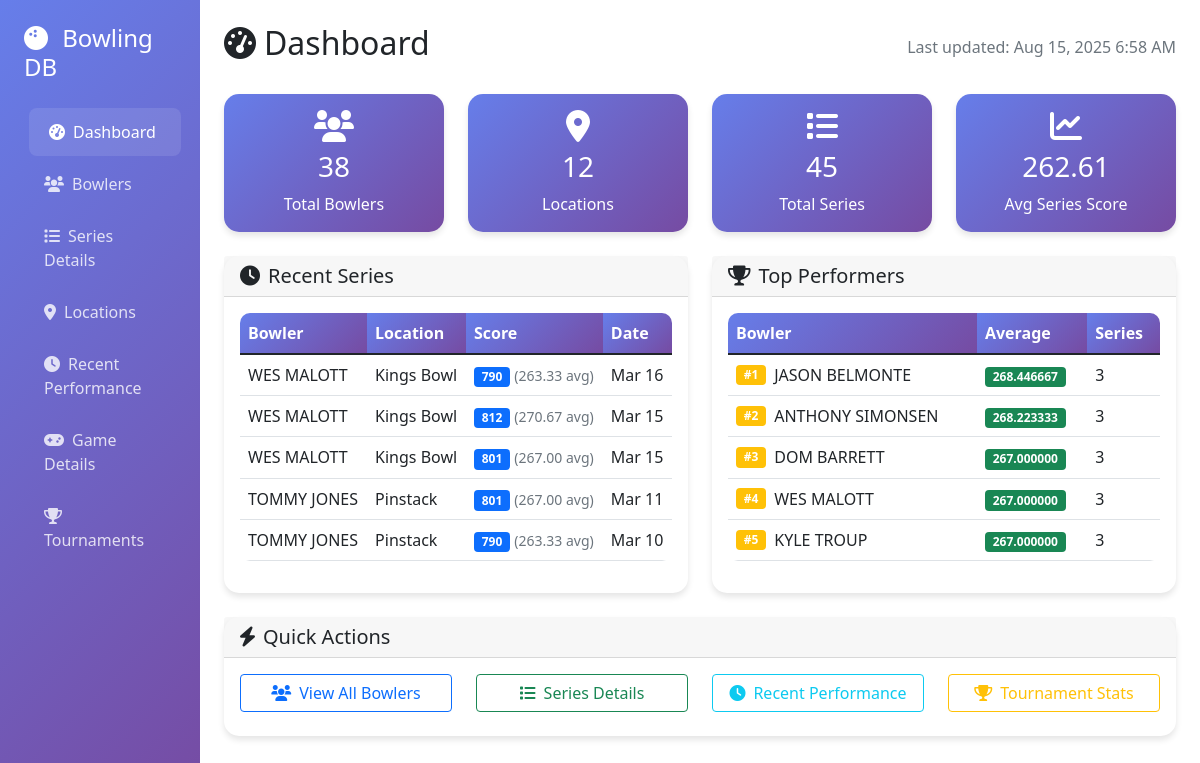
The page / on the database its author committed.
### tables this page shows
CREATE TABLE game_series (
    series_id INT AUTO_INCREMENT PRIMARY KEY,
    bowler_id INT NOT NULL,
    location_id INT,
    series_type ENUM('Tour Stop', 'Playoffs', 'House History') NOT NULL,
    event_date DATE NOT NULL,
    round_name VARCHAR(50),  
    game1_score INT DEFAULT 0,
    game2_score INT DEFAULT 0,
    game3_score INT DEFAULT 0,
    total_score INT GENERATED ALWAYS AS (game1_score + game2_score + game3_score) STORED,
    average_score DECIMAL(5, 2) GENERATED ALWAYS AS ((game1_score + game2_score + game3_score) / 3.0) STORED,
    created_at TIMESTAMP DEFAULT CURRENT_TIMESTAMP,

    CONSTRAINT fk_bowler
        FOREIGN KEY(bowler_id)
        REFERENCES bowlers(bowler_id)
        ON DELETE CASCADE,

    CONSTRAINT fk_location
        FOREIGN KEY(location_id)
        REFERENCES locations(location_id)
        ON DELETE SET NULL
);

CREATE TABLE bowlers (
    bowler_id INT AUTO_INCREMENT PRIMARY KEY,
    nickname VARCHAR(100) NOT NULL,
    uba_id VARCHAR(20) UNIQUE,
    usbc_id VARCHAR(20) UNIQUE,
    dexterity ENUM('Right', 'Left', 'Ambidextrous'),
    style ENUM('1 Handed', '2 Handed'),
    home_house_id INT,  
    created_at TIMESTAMP DEFAULT CURRENT_TIMESTAMP
);

CREATE TABLE locations (
    location_id INT AUTO_INCREMENT PRIMARY KEY,
    name VARCHAR(255) NOT NULL UNIQUE,
    city VARCHAR(100),
    state VARCHAR(100),
    created_at TIMESTAMP DEFAULT CURRENT_TIMESTAMP
);

### web/pages/dashboard.php (the view)
<?php
$stats = [];
$stmt = $pdo->query("SELECT COUNT(*) as count FROM bowlers");
$stats['total_bowlers'] = $stmt->fetch()['count'];
$stmt = $pdo->query("SELECT COUNT(*) as count FROM locations");
$stats['total_locations'] = $stmt->fetch()['count'];
$stmt = $pdo->query("SELECT COUNT(*) as count FROM game_series");
$stats['total_series'] = $stmt->fetch()['count'];
$stmt = $pdo->query("SELECT AVG(average_score) as avg FROM game_series");
$stats['avg_series_score'] = round($stmt->fetch()['avg'], 2);
$stmt = $pdo->query("
    SELECT b.nickname, l.name as location, gs.total_score, gs.average_score, gs.event_date
    FROM game_series gs
    JOIN bowlers b ON gs.bowler_id = b.bowler_id
    LEFT JOIN locations l ON gs.location_id = l.location_id
    ORDER BY gs.event_date DESC
    LIMIT 5
");
$recent_series = $stmt->fetchAll();
$stmt = $pdo->query("
    SELECT nickname, overall_average, total_series
    FROM bowler_performance_summary
    ORDER BY overall_average DESC
    LIMIT 5
");
$top_performers = $stmt->fetchAll();
?>
<div class="d-flex justify-content-between align-items-center mb-4">
    <h2><i class="fas fa-tachometer-alt me-2"></i>Dashboard</h2>
    <div class="text-muted">Last updated: <?php echo date('M j, Y g:i A'); ?></div>
</div>
<div class="row mb-4">
    <div class="col-md-3">
        <div class="card stats-card">
            <div class="card-body text-center">
                <i class="fas fa-users fa-2x mb-2"></i>
                <h3><?php echo $stats['total_bowlers']; ?></h3>
                <p class="mb-0">Total Bowlers</p>
            </div>
        </div>
    </div>
    <div class="col-md-3">
        <div class="card stats-card">
            <div class="card-body text-center">
                <i class="fas fa-map-marker-alt fa-2x mb-2"></i>
                <h3><?php echo $stats['total_locations']; ?></h3>
                <p class="mb-0">Locations</p>
            </div>
        </div>
    </div>
    <div class="col-md-3">
        <div class="card stats-card">
            <div class="card-body text-center">
                <i class="fas fa-list fa-2x mb-2"></i>
                <h3><?php echo $stats['total_series']; ?></h3>
                <p class="mb-0">Total Series</p>
            </div>
        </div>
    </div>
    <div class="col-md-3">
        <div class="card stats-card">
            <div class="card-body text-center">
                <i class="fas fa-chart-line fa-2x mb-2"></i>
                <h3><?php echo $stats['avg_series_score']; ?></h3>
                <p class="mb-0">Avg Series Score</p>
            </div>
        </div>
    </div>
</div>
<div class="row">
    <div class="col-md-6">
        <div class="card">
            <div class="card-header">
                <h5 class="mb-0"><i class="fas fa-clock me-2"></i>Recent Series</h5>
            </div>
            <div class="card-body">
                <div class="table-responsive">
                    <table class="table table-hover">
                        <thead>
                            <tr>
                                <th>Bowler</th>
                                <th>Location</th>
                                <th>Score</th>
                                <th>Date</th>
                            </tr>
                        </thead>
                        <tbody>
                            <?php foreach($recent_series as $series): ?>
                            <tr>
                                <td><?php echo htmlspecialchars($series['nickname']); ?></td>
                                <td><?php echo htmlspecialchars($series['location'] ?? 'N/A'); ?></td>
                                <td>
                                    <span class="badge bg-primary"><?php echo $series['total_score']; ?></span>
                                    <small class="text-muted">(<?php echo $series['average_score']; ?> avg)</small>
                                </td>
                                <td><?php echo date('M j', strtotime($series['event_date'])); ?></td>
                            </tr>
                            <?php endforeach; ?>
                        </tbody>
                    </table>
                </div>
            </div>
        </div>
    </div>
    <div class="col-md-6">
        <div class="card">
            <div class="card-header">
                <h5 class="mb-0"><i class="fas fa-trophy me-2"></i>Top Performers</h5>
            </div>
            <div class="card-body">
                <div class="table-responsive">
                    <table class="table table-hover">
                        <thead>
                            <tr>
                                <th>Bowler</th>
                                <th>Average</th>
                                <th>Series</th>
                            </tr>
                        </thead>
                        <tbody>
                            <?php foreach($top_performers as $index => $bowler): ?>
                            <tr>
                                <td>
                                    <div class="d-flex align-items-center">
                                        <span class="badge bg-warning me-2">#<?php echo $index + 1; ?></span>
                                        <?php echo htmlspecialchars($bowler['nickname']); ?>
                                    </div>
                                </td>
                                <td>
                                    <span class="badge bg-success"><?php echo $bowler['overall_average']; ?></span>
                                </td>
                                <td><?php echo $bowler['total_series']; ?></td>
                            </tr>
                            <?php endforeach; ?>
                        </tbody>
                    </table>
                </div>
            </div>
        </div>
    </div>
</div>
<div class="row mt-4">
    <div class="col-12">
        <div class="card">
            <div class="card-header">
                <h5 class="mb-0"><i class="fas fa-bolt me-2"></i>Quick Actions</h5>
            </div>
            <div class="card-body">
                <div class="row">
                    <div class="col-md-3">
                        <a href="?page=bowlers" class="btn btn-outline-primary w-100 mb-2">
                            <i class="fas fa-users me-2"></i>View All Bowlers
                        </a>
                    </div>
                    <div class="col-md-3">
                        <a href="?page=series" class="btn btn-outline-success w-100 mb-2">
                            <i class="fas fa-list me-2"></i>Series Details
                        </a>
                    </div>
                    <div class="col-md-3">
                        <a href="?page=recent" class="btn btn-outline-info w-100 mb-2">
                            <i class="fas fa-clock me-2"></i>Recent Performance
                        </a>
                    </div>
                    <div class="col-md-3">
                        <a href="?page=tournaments" class="btn btn-outline-warning w-100 mb-2">
                            <i class="fas fa-trophy me-2"></i>Tournament Stats
                        </a>
                    </div>
                </div>
            </div>
        </div>
    </div>
</div>

### web/index.php (style rules this page uses)
.card { border: none; border-radius: 15px; box-shadow: 0 4px 6px rgba(0,0,0,0.1); transition: transform 0.3s ease; }
.table { border-radius: 10px; overflow: hidden; }
.table thead th { background: linear-gradient(135deg, #667eea 0%, #764ba2 100%); color: white; border: none; }
.stats-card { background: linear-gradient(135deg, #667eea 0%, #764ba2 100%); color: white; }

### rows shown on the page
game_series: bowler.nickname "WES MALOTT", location.name "Kings Bowl", total_score "790", average_score "263.33", event_date "Mar 16"
game_series: bowler.nickname "WES MALOTT", location.name "Kings Bowl", total_score "812", average_score "270.67", event_date "Mar 15"
game_series: bowler.nickname "WES MALOTT", location.name "Kings Bowl", total_score "801", average_score "267.00", event_date "Mar 15"
game_series: bowler.nickname "TOMMY JONES", location.name "Pinstack", total_score "801", average_score "267.00", event_date "Mar 11"
game_series: bowler.nickname "TOMMY JONES", location.name "Pinstack", total_score "790", average_score "263.33", event_date "Mar 10"
bowlers: nickname "JASON BELMONTE", overall_average "268.446667", total_series "3"
bowlers: nickname "ANTHONY SIMONSEN", overall_average "268.223333", total_series "3"
bowlers: nickname "DOM BARRETT", overall_average "267.000000", total_series "3"
bowlers: nickname "WES MALOTT", overall_average "267.000000", total_series "3"
bowlers: nickname "KYLE TROUP", overall_average "267.000000", total_series "3"

### other values the page prints
$stats['total_bowlers'] "38"
$stats['total_locations'] "12"
$stats['total_series'] "45"
$stats['avg_series_score'] "262.61"
